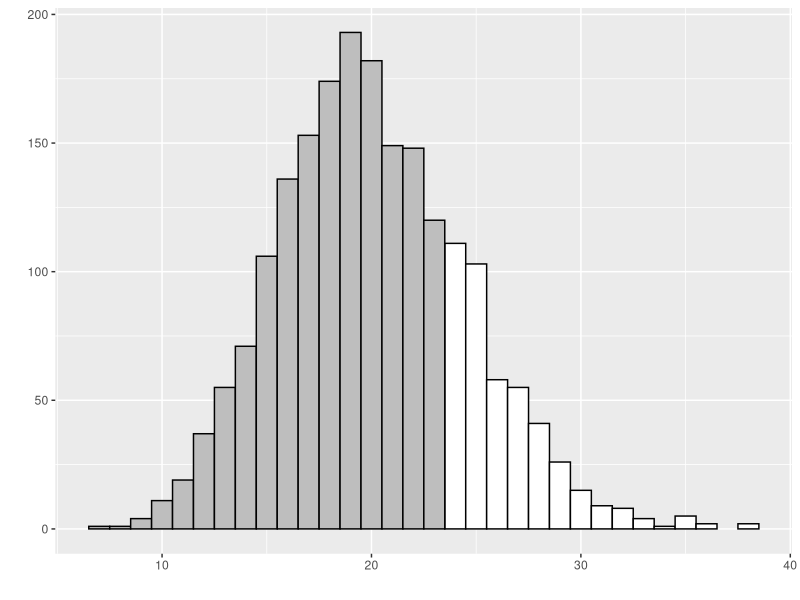
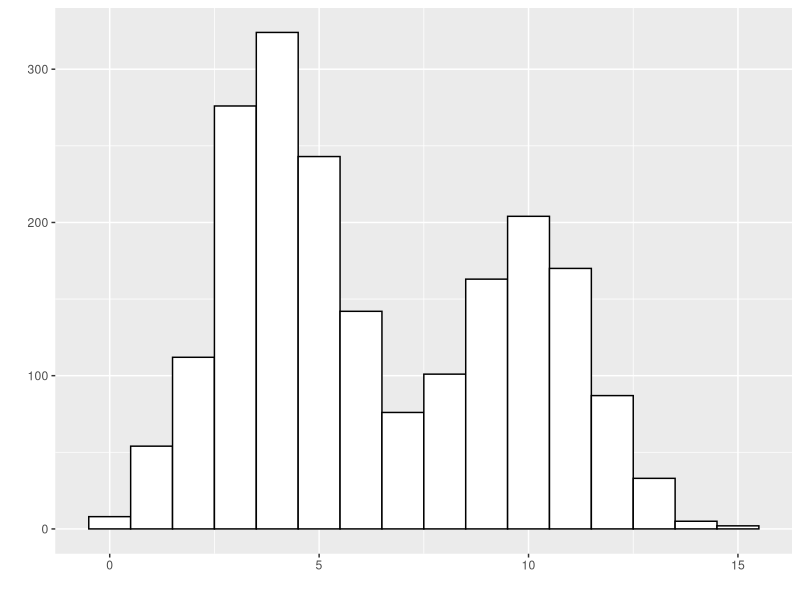
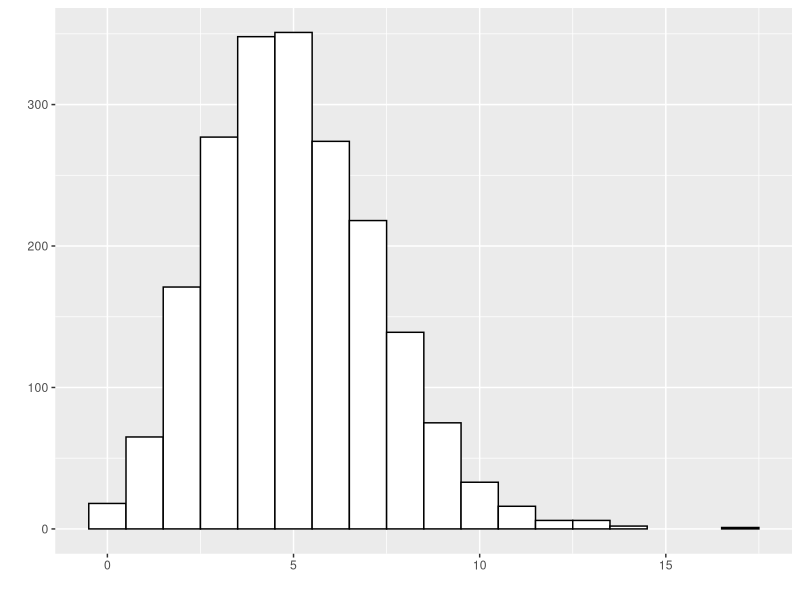
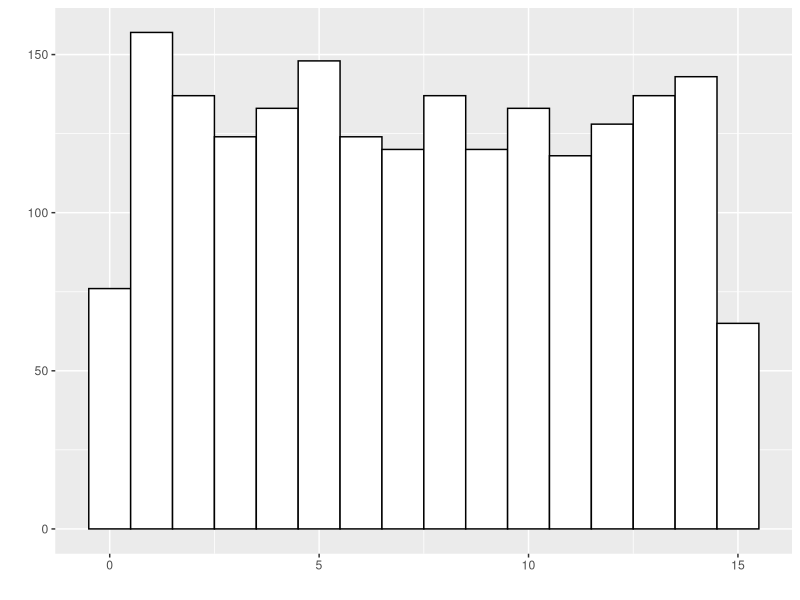
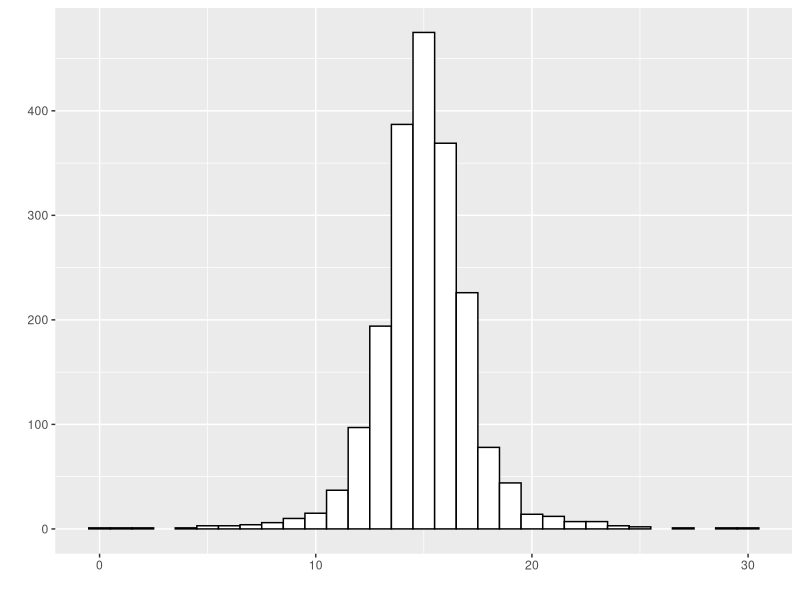
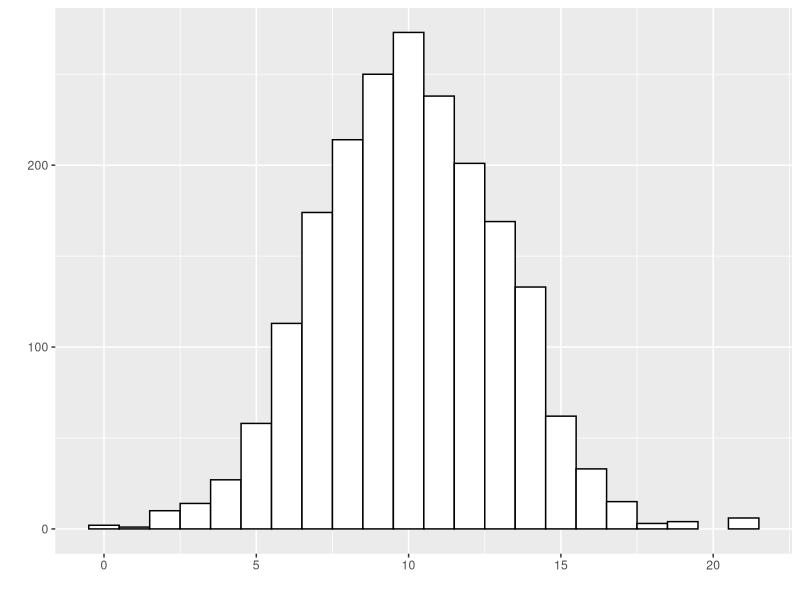
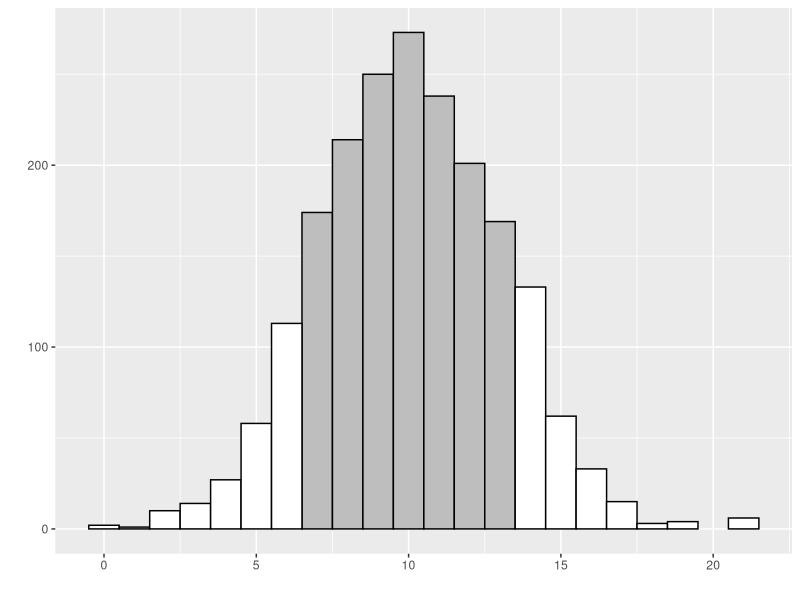
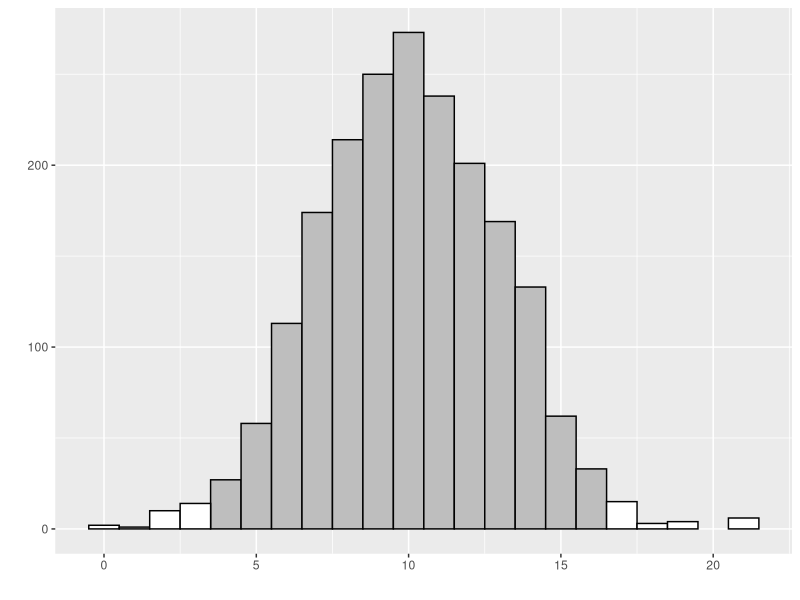

Reproduce these figures in R, in order.
## ---- chunk 1
suppressMessages(
  suppressWarnings(
    library(glue)))
suppressMessages(
  suppressWarnings(
    library(magrittr)))
suppressMessages(
  suppressWarnings(
    library(tidyverse)))
## ---- chunk 2
room <- c(
  121,
  125,
  163,
  218,
  233,
  264,
  324,
  325)
## ---- chunk 3
bacteria_0 <- c(
  11.8,
  7.1,
  8.2,
  10.1,
  10.8,
  14,
  14.6,
  14)
## ---- chunk 4
bacteria_1 <- c(
  10.1,
  3.8,
  7.2,
  10.5,
  8.3,
  12,
  12.1,
  13.7)
## ---- chunk 5
adds_0 <- paste0(bacteria_0, collapse=" + ") 
sum_0 <- sum(bacteria_0)
mean_0 <- mean(bacteria_0)
## ---- chunk 6
adds_1 <- paste0(bacteria_1, collapse=" + ") 
sum_1 <- sum(bacteria_1)
mean_1 <- mean(bacteria_1)
## ---- chunk 7
space <- function(x) {
  x1 <- rep("", 15)
  x1[2*(1:8)-1] <- x
  return(x1)
}

sq <- function(x) {
  paste0(x, collapse="\n")
}

step1 <- function(x) {
  y <- sprintf("%4.1f", x)
  room %>%
    paste(y, sep="  ") %>%
    space
}
## ---- chunk 8
step2 <- function(x) {
  o <- order(x)
  y <- sprintf("%4.1f", x[o])
  room[o] %>%
    paste(y, sep="  ") %>%
    space
}
## ---- chunk 9
step3 <- function(x, div=4:5) {
  o <- order(x)
  y <- rep("", 8)
  y[div] <- x[o][div]
  step2(x) %>%
    paste(space(y), sep="  ")
}
## ---- chunk 10
step4 <- function(x, div=4:5) {
  o <- order(x)
  x1 <- x[o]
  x4 <- step3(x, div)
  blanks <- paste0(rep(" ", 18), collapse="")
  x4[2*div[1]] <- glue(
    "{blanks}",
    "({x1[div[1]]} + {x1[div[2]]}) / 2",
    " = {(x1[div[1]]+x1[div[2]])/2}")
  return(x4)
}
## ---- chunk 11
data.frame(x=rpois(2000, 20)) %>%
  mutate(cut=quantile(x, probs=0.75)) %>%
  mutate(y=1+as.numeric(x<=cut)) %>%
  ggplot(aes(x, fill=factor(y))) +
    scale_fill_manual(values=c("white", "gray")) +
    theme(legend.position="none") +
    xlab(" ") +
    ylab(" ") +
    geom_bar(color="black", width=1) -> bar1
ggsave("illustrate-percentiles.png")
## ---- chunk 12
x <- c(rnorm(1200, 4, 1.5), rnorm(800, 10, 1.5))
x <- pmax(0, round(x))
data.frame(x) %>%
  ggplot(aes(x)) +
    theme(legend.position="none") +
    xlab(" ") +
    ylab(" ") +
    geom_bar(color="black", fill="white", width=1) -> bimodal_histogram
ggsave("bimodal-histogram.png")
## ---- chunk 13
data.frame(x=rpois(2000, 5)) %>%
  ggplot(aes(x)) +
    theme(legend.position="none") +
    xlab(" ") +
    ylab(" ") +
    geom_bar(color="black", fill="white", width=1) -> skewed_histogram
ggsave("skewed-histogram.png")
## ---- chunk 14
data.frame(x=round(runif(2000, 0, 15))) %>%
  ggplot(aes(x)) +
    theme(legend.position="none") +
    xlab(" ") +
    ylab(" ") +
    geom_bar(color="black", fill="white", width=1) -> uniform_histogram
ggsave("uniform-histogram.png")
## ---- chunk 15
x <- rt(1000, 2)
x <- 15 + c(x, -x) + rnorm(1000)
x <- pmin(pmax(0, x), 30)
  
data.frame(x=round(x)) %>%
  ggplot(aes(x)) +
    theme(legend.position="none") +
    xlab(" ") +
    ylab(" ") +
    geom_bar(color="black", fill="white", width=1) -> heavy_tailed_histogram
ggsave("heavy-tailed-histogram.png")
## ---- chunk 16
x <- rnorm(2000, 10, 3)
x <- pmax(0, x)
  
data.frame(x=round(x)) %>%
  ggplot(aes(x)) +
    theme(legend.position="none") +
    xlab(" ") +
    ylab(" ") +
    geom_bar(color="black", fill="white", width=1) -> normal_histogram
ggsave("normal-histogram.png")
## ---- chunk 17
x <- round(x)
y <- (x<7) + (x > 13)
data.frame(x=round(x)) %>%
  ggplot(aes(x, fill=factor(y))) +
    theme(legend.position="none") +
    xlab(" ") +
    ylab(" ") +
    scale_fill_manual(values=c("gray", "white")) +
    geom_bar(color="black", width=1) -> one_s_histogram
ggsave("one-s-histogram.png")
## ---- chunk 18
x <- round(x)
y <- (x<4) + (x > 16)
data.frame(x=round(x)) %>%
  ggplot(aes(x, fill=factor(y))) +
    theme(legend.position="none") +
    xlab(" ") +
    ylab(" ") +
    scale_fill_manual(values=c("gray", "white")) +
    geom_bar(color="black", width=1) -> two_s_histogram
ggsave("two-s-histogram.png")
## ---- chunk 19
x <- round(x)
y <- (x<1) + (x > 19)
data.frame(x=round(x)) %>%
  ggplot(aes(x, fill=factor(y))) +
    theme(legend.position="none") +
    xlab(" ") +
    ylab(" ") +
    scale_fill_manual(values=c("gray", "white")) +
    geom_bar(color="black", width=1) -> three_s_histogram
ggsave("three-s-histogram.png")
